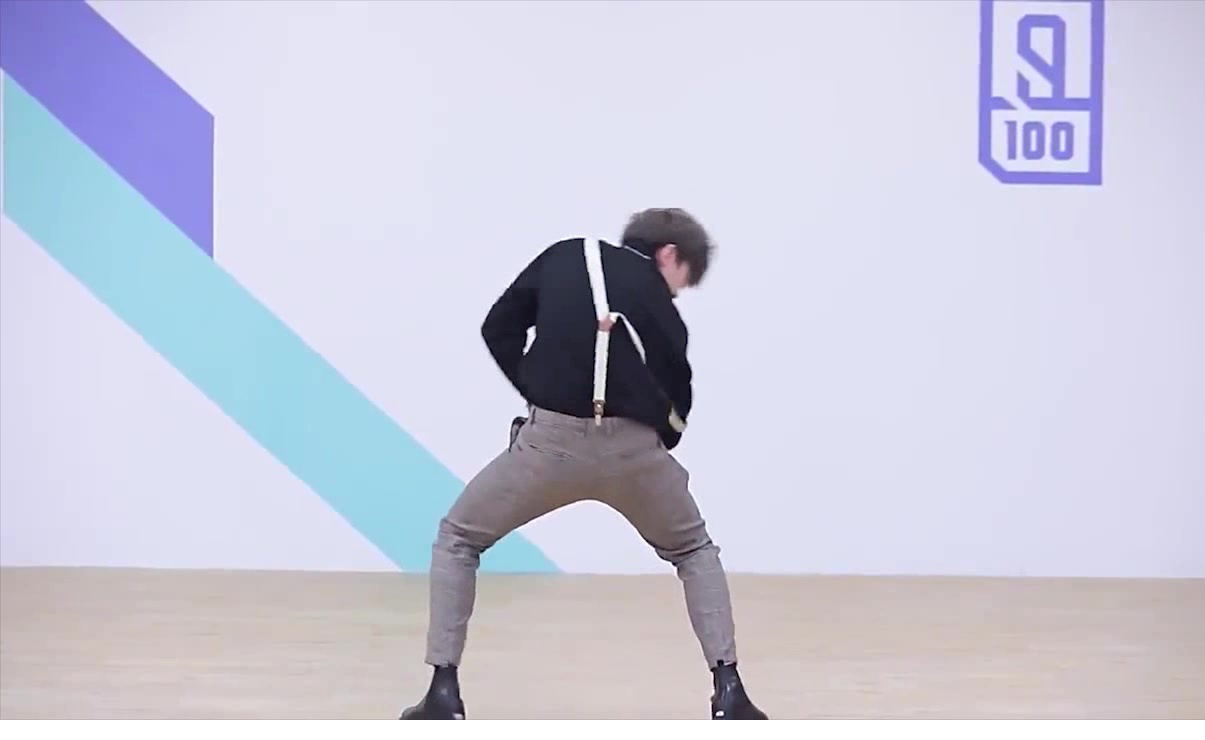
#> input picture image.jpg, 1205 x 740 px
$ python Dijkstra_with_PriorityQueue.py
#> lines starting #> are read from the running program, lines starting #| are printed output that depends on the picture; after the words box and inside, x2 and y2 are one past the last pixel; in counts of white or black regions, pixels touching at a corner belong together
# -*- coding: utf-8 -*-
"""
Created on Thu Mar 30 16:45:58 2023

@author: HJ
"""

# Dijkstra算法
from typing import Union
import cv2
import time
import math
import numpy as np
import matplotlib.pyplot as plt
from functools import lru_cache
from dataclasses import dataclass, field
from queue import PriorityQueue
Number = Union[int, float]


# 地图读取
IMAGE_PATH = 'image.jpg' # 原图路径
MAP_PATH = 'map.png'     # cv加工后的地图存储路径

THRESH = 172             # 图片二值化阈值, 大于阈值的部分被置为255, 小于部分被置为0


# 障碍地图参数设置     #  NOTE cv2 按 HWC 存储图片
HIGHT = 70          # 地图高度
WIDTH = 120          # 地图宽度
START = (58, 54)   # 起点坐标 y轴向下为正
END = (59, 26)     # 终点坐标 y轴向下为正


# 障碍地图提取
image = cv2.imread(IMAGE_PATH, cv2.IMREAD_GRAYSCALE)                   # 读取原图 H,W,C
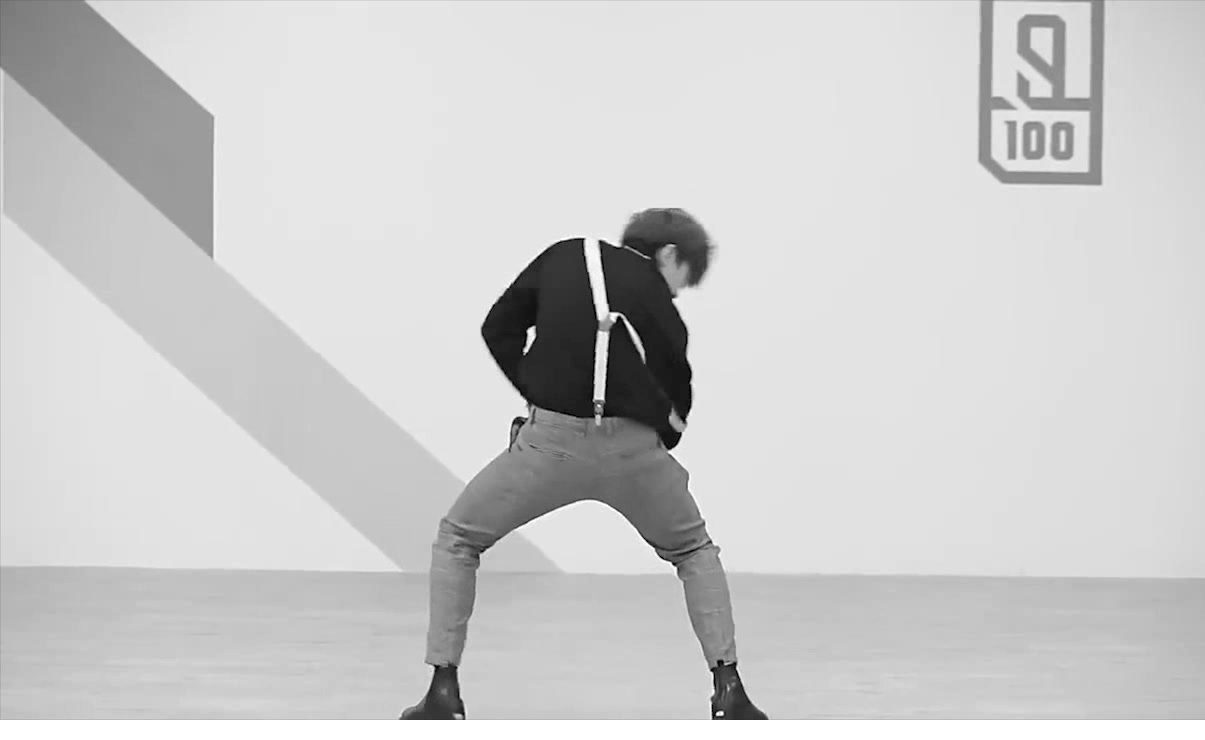
#> image: shape (740, 1205); min 0, max 255, mean 204.7
THRESH, map_img = cv2.threshold(image, THRESH, 255, cv2.THRESH_BINARY) # 地图二值化
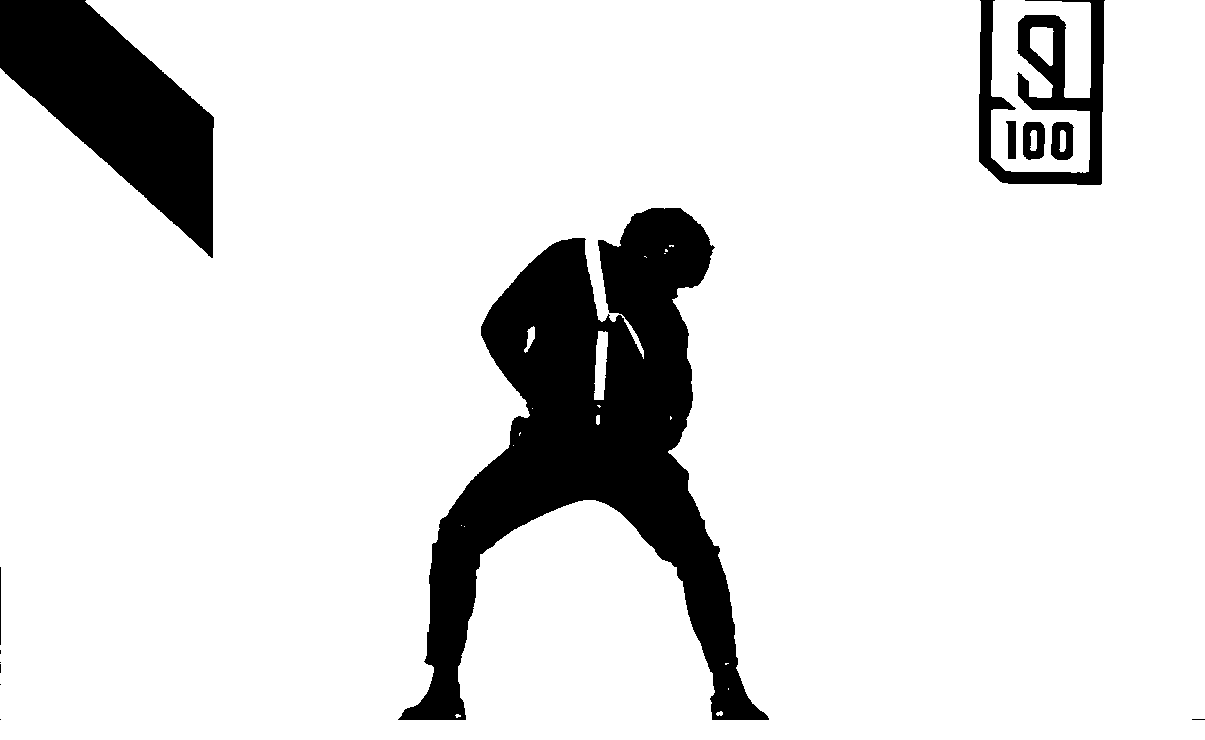
#> map_img: shape (740, 1205); 87.9% white; 13 black regions (6 under 20 px), largest, box (x1, y1, x2, y2) and area: (398, 208, 769, 720) 70364, (0, 0, 214, 258) 27177, (979, 0, 1105, 185) 9018
#> THRESH = 172
map_img = cv2.resize(map_img, (WIDTH, HIGHT))                          # 设置地图尺寸
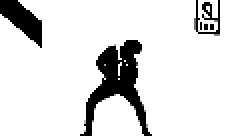
#> map_img: shape (70, 120) (shown 2 times larger); min 0, max 255, mean 224.4
cv2.imwrite(MAP_PATH, map_img)                                         # 存储二值地图


""" ---------------------------- Dijkstra算法 ---------------------------- """


# 节点
@dataclass(eq=False)
class Node:
    """节点数据类

    一些骚操作
    ---------
    0.索引节点坐标:
        x, y = Node
        x, y = Node[0], Node[1]
        x, y = Node.node[0], Node.node[1]
    1.求节点和另一个节点/坐标之间的曼哈顿距离:
        distance = Node - (x, y)
        distance = Node - Node_1
    2.移动节点:
        NewNode = Node + (dx, dy)
    3.判断两个节点坐标是否相同 (不比较父节点坐标):
        Node == (x, y)
        Node == Node_1
    4.判断坐标/节点是否在Node组成的列表中:
        Node in [Node, ...]
        (x, y) in [Node, ...]
    4.两个节点代价比较 (要求两边必须都是Node):
        Node_1 <= Node_2
        Node_1 < Node_2

    常规操作
    ---------
    0.判断节点是否在地图中:
        Node.in_map(your_map_ndarray)
    1.判断节点是否碰到障碍 (要求地图中0表示障碍物):
        Node.is_collided(your_map_ndarray)

    """

    # 节点
    node: tuple[int, int]               # 当前节点的 x, y 坐标

    # 节点其它信息
    cost: Number = 0                    # 父节点到当前节点的代价信息
    parent_node: tuple[int, int] = None # 父节点 x, y 坐标信息

    # 像list/tuple一样索引x,y坐标
    def __getitem__(self, idx): # Node[idx] = Node.node[idx]
        return self.node[idx]

    # 计算两个节点的曼哈顿距离
    def __sub__(self, other) -> int: # distance = self - other
        return abs(self[0] - other[0]) + abs(self[1] - other[1])

    # 移动节点坐标 x,y, 生成新节点
    def __add__(self, other) -> "Node": # new_node = self + other
        cost = self.cost + math.sqrt(other[0]**2 + other[1]**2) # 欧式距离
        #cost = self.cost + (self - other) # 曼哈顿距离
        return Node(node=(self[0]+other[0], self[1]+other[1]), parent_node=self[:], cost=cost)

    # 两个节点坐标是否相等 (避免重复添加节点, 所以不比较父节点)
    def __eq__(self, other): # Node in queue 调用 __eq__ 方法
        if isinstance(other, (Node, tuple, list)):
            return other[0] == self[0] and other[1] == self[1]
        return False

    # 两个节点代价比较 (自动实现 >和 >= 了)
    def __lt__(self, other): # 优先queue中弹出代价最小的数据 调用 __lt__ 和 __le__ 方法
        return self.cost < other.cost
    def __le__(self, other):
        return self.cost <= other.cost

    # 当前节点是否在网格地图中
    def in_map(self, map_: np.ndarray): # map_ H*W
        return (0 <= self[0] < map_.shape[1]) and (0 <= self[1] < map_.shape[0]) # 右边不能取等!!!

    # 当前节点是否碰到障碍物
    def is_collided(self, map_: np.ndarray): # map_ H*W
        return map_[self[1], self[0]] == 0 # map(y, x)


# Dijkstra算法
class Dijkstra:
    """Dijkstra算法"""

    def __init__(
        self,
        start_pos = START,
        end_pos = END,
        map_img = map_img,
        move_step = 1,
        move_direction = 8,
        run = True,
    ):
        """Dijkstra算法

        Parameters
        ----------
        start_pos : tuple/list
            起点坐标
        end_pos : tuple/list
            终点坐标
        map_img : Mat
            二值化地图, 0表示障碍物, 255表示空白
        move_step : int
            移动步数, 默认3
        move_direction : int (8 or 4)
            移动方向, 默认8个方向
        run : bool
            是否在算法实例化之后运行算法, 否则需要手动调用
        """
        self.__tic_list = [] # 计时器

        # 网格化地图
        self.map_ = np.array(map_img) # H * W

        self.width = self.map_.shape[1]
        self.high = self.map_.shape[0]

        # 起点终点
        self.start_pos = start_pos # 初始位置
        self.end_pos = end_pos     # 结束位置

        self.start_node = Node(start_pos, 0, start_pos) # 初始节点

        # Error Check
        self.end_node = Node(end_pos)
        if not isinstance(sum(start_pos), int) or not isinstance(sum(end_pos), int):
            raise ValueError("x坐标和y坐标必须为int")
        if not self.start_node.in_map(self.map_) or not self.end_node.in_map(self.map_):
            raise ValueError(f"x坐标范围0~{self.width-1}, y坐标范围0~{self.height-1}")
        if self.start_node.is_collided(self.map_):
            raise ValueError(f"起点x坐标或y坐标在障碍物上")
        if self.end_node.is_collided(self.map_):
            raise ValueError(f"终点x坐标或y坐标在障碍物上")

        # 算法初始化
        self.reset(move_step, move_direction)

        # 算法运行
        if run:
            self.__call__()


    def reset(self, move_step=3, move_direction=8):
        """重置算法"""
        self.__reset_flag = False
        self.move_step = move_step                # 移动步长(搜索后期会减小)
        self.move_direction = move_direction      # 移动方向 8 个
        self.close_list = []                      # 存储已经走过的位置及其G值
        self.open_list = PriorityQueue()          # 存储当前位置周围可行的位置及其F值
        self.path_list = []                       # 存储路径(CloseList里的数据无序)


    @staticmethod
    def _move(move_step:int):
        """移动点"""
        move = (
            [0, move_step], # 上
            [0, -move_step], # 下
            [-move_step, 0], # 左
            [move_step, 0], # 右
            [move_step, move_step], # 右上
            [move_step, -move_step], # 右下
            [-move_step, move_step], # 左上
            [-move_step, -move_step], # 左下
            )
        return move # 坐标增量


    def _update_open_list(self, curr_node: Node):
        """open_list添加可行点"""

        for add in self._move(self.move_step)[:self.move_direction]:
            # 更新可行位置
            next_node = curr_node + add

            # 新位置是否在地图外边
            if not next_node.in_map(self.map_):
                continue
            # 新位置是否碰到障碍物
            if next_node.is_collided(self.map_):
                continue
            # 新位置是否已经存在
            if next_node in self.close_list and next_node in self.open_list.queue: # Queue不好更新open_list的数据, 直接跳过
                continue # in是值比较, 只看(x,y)是否在列表, 不看id是否在列表

            # 计算所添加的结点的代价
            # G = next_node.cost                  # 已走的代价

            # open-list添加结点
            self.open_list.put(next_node)

            # 当剩余距离小时, 走慢一点
            if next_node - self.end_pos < 20:
                self.move_step = 1


    def __call__(self):
        """Dijkstra路径搜索"""
        assert not self.__reset_flag, "call之前需要reset"
        print("搜索中\n")

        # 初始化优先队列
        self.open_list.put(self.start_node) # 初始化 OpenList

        # 正向搜索节点(CloseList里的数据无序)
        self._tic
        while not self.open_list.empty():
            # 吐出 F 最小的节点
            curr_node = self.open_list.get() # OpenList里的 cost 为 F = G

            # 更新 OpenList
            self._update_open_list(curr_node)

            # 更新 CloseList
            self.close_list.append(curr_node)

            # 结束迭代
            if curr_node == self.end_pos:
                break
        print("路径节点搜索完成\n")
        self._toc

        # 节点组合成路径(将CloseList里的数据整合)
        self._tic
        next_ = self.close_list[-1] # P0, G, P1
        start_ = self.close_list[0] # P0, G, P1
        while next_ != start_:
            for i, curr_ in enumerate(self.close_list):
                if curr_.node == next_.parent_node:     # 如果当前节点是目标节点的父节点
                    next_ = curr_                       # 更新目标节点
                    self.path_list.append(curr_.node)   # 将当前节点坐标加入路径
                    self.close_list.pop(i)              # 弹出当前节点, 避免重复遍历
                    break
        print("路径节点整合完成\n")
        self._toc

        # 绘图输出
        self.show()

        # 需要重置
        self.__reset_flag = True


    def show(self):
        """绘图输出"""
        # 没路径先搜索路径
        if not self.path_list:
            self.__call__()
            return

        # 绘图输出
        x, y = [], []
        for p in self.path_list:
            x.append(p[0])
            y.append(p[1])

        fig, ax = plt.subplots()
        map_ = cv2.imread(MAP_PATH)
        map_ = cv2.resize(map_, (self.width, self.high))
        #img = cv2.cvtColor(img, cv2.COLOR_BGR2RGB) # R G B
        #img = img[:, :, ::-1] # R G B
        map_ = map_[::-1] # 画出来的鸡哥是反的, 需要转过来

        ax.imshow(map_, extent=[0, self.width, 0, self.high]) # extent[x_min, x_max, y_min, y_max]

        ax.plot(x, y, c = 'r', label='path', linewidth=2)
        ax.scatter(x[-1], y[-1], c='c', marker='o', label='start', s=40, linewidth=2)
        ax.scatter(x[0], y[0], c='c', marker='x', label='end', s=40, linewidth=2)

        ax.invert_yaxis() # 反转y轴

        ax.legend().set_draggable(True)

        plt.show()


    @property
    def _tic(self):
        """matlab计时器tic"""
        self.__tic_list.append(time.time())


    @property
    def _toc(self):
        """matlab计时器toc"""
        if self.__tic_list:
            t = time.time() - self.__tic_list.pop()
            print(f"历时: {t}s\n")


# debug
if __name__ == '__main__':
#> (the run stopped early here; a loop or call above may not have finished)
